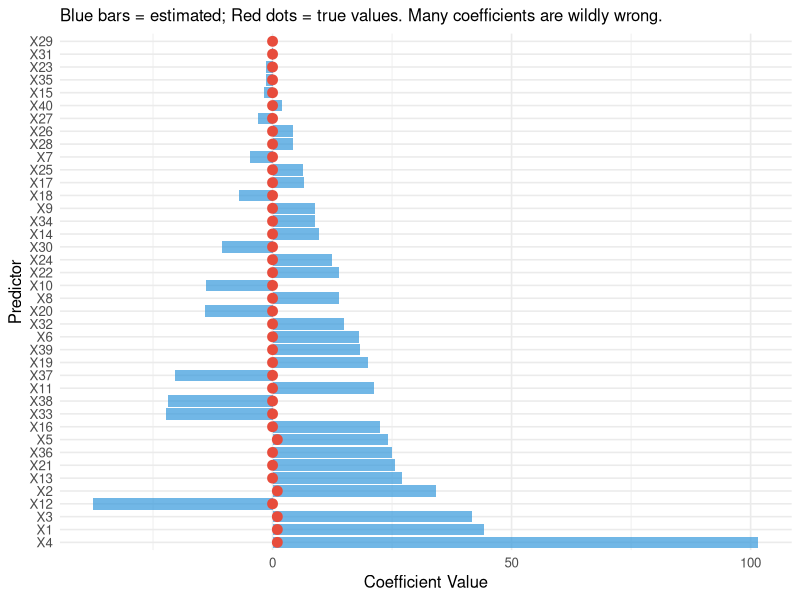
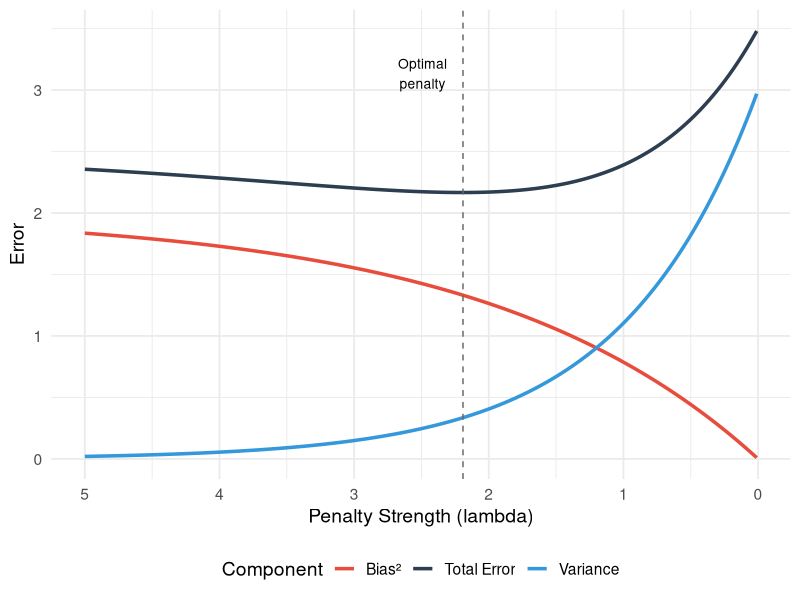
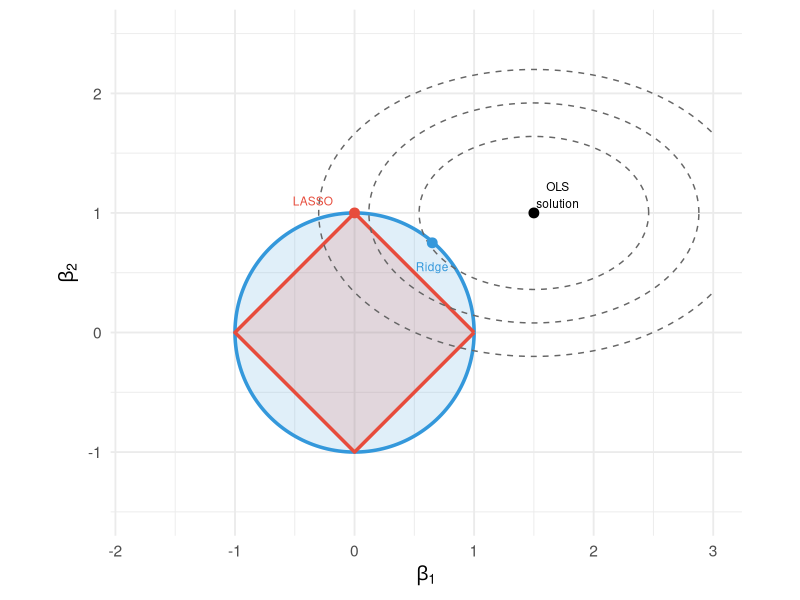
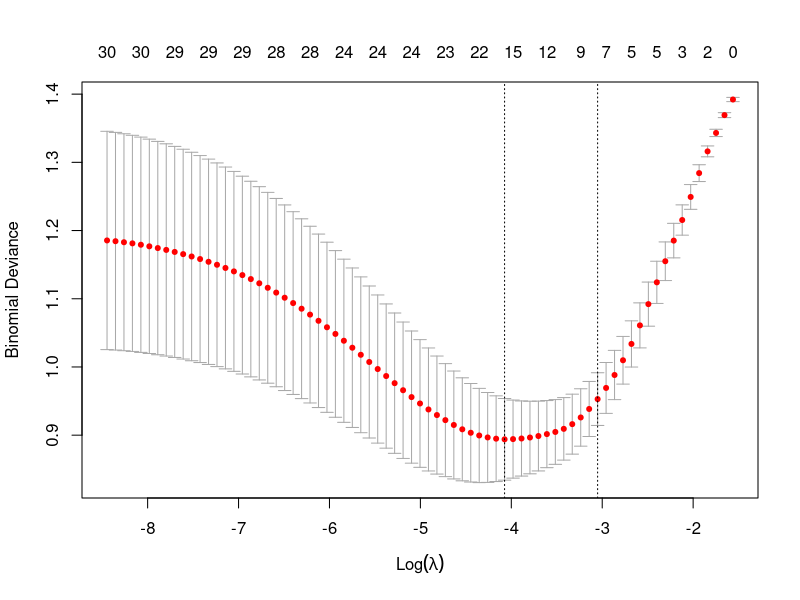
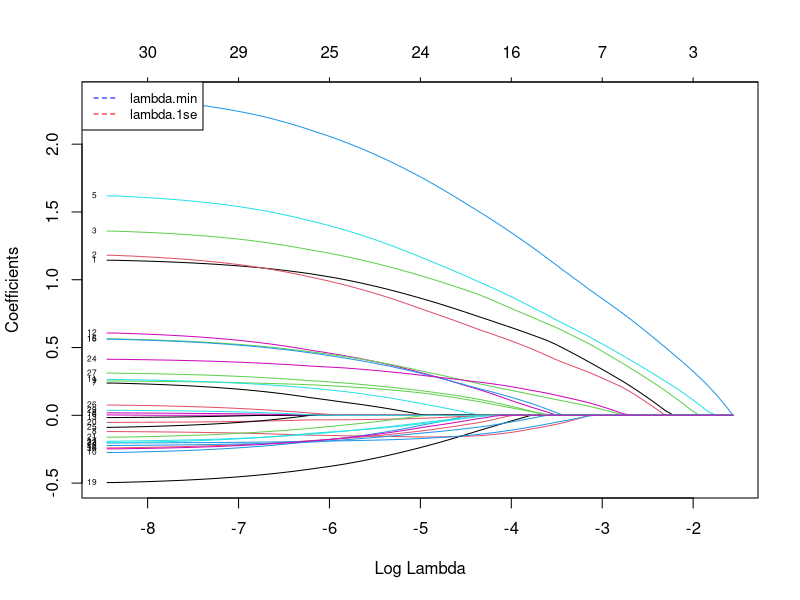
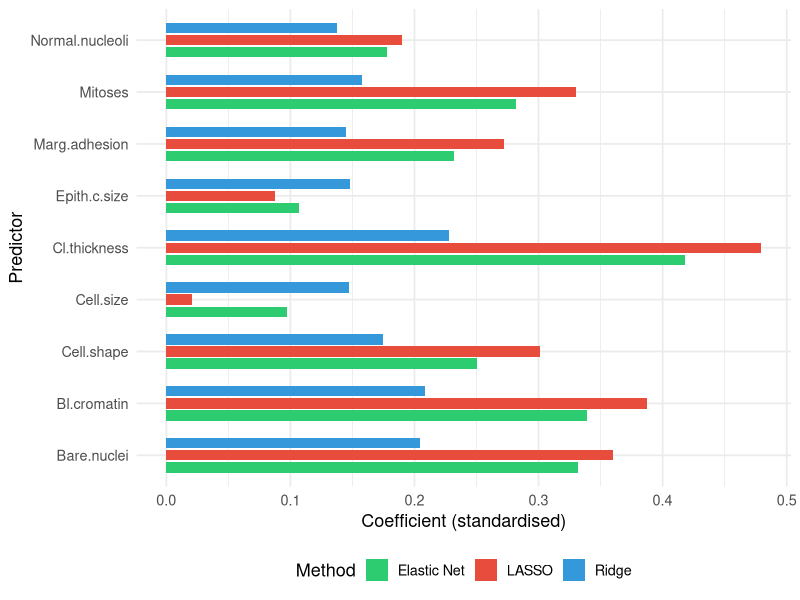
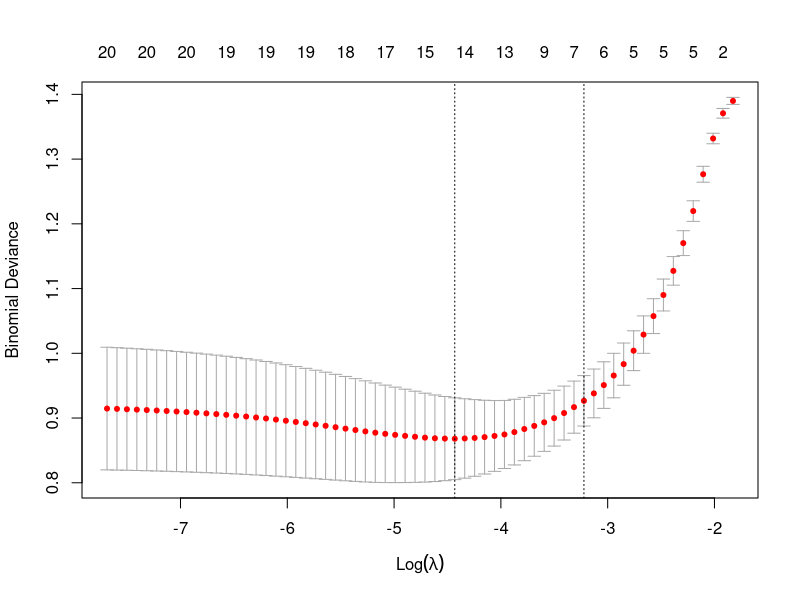

Here is the R script that generated these plots, in order:
## ---- chunk 1
#| label: fig-overfitting-demo
#| fig-cap: "Simulated example: standard logistic regression with 40 predictors and 100 observations. Many coefficients are wildly inflated. True coefficients (most are zero) are shown in red."
#| code-fold: true
#| warning: false
#| message: false

library(ggplot2)

set.seed(42)
n <- 100
p <- 40

# True model: only 5 predictors matter
X <- matrix(rnorm(n * p), n, p)
colnames(X) <- paste0("X", 1:p)
true_beta <- c(rep(1, 5), rep(0, p - 5))
logit_p <- X %*% true_beta
y <- rbinom(n, 1, plogis(logit_p))

# Fit standard logistic regression (suppress warnings about non-convergence)
fit_standard <- suppressWarnings(
  glm(y ~ X, family = binomial())
)

coef_df <- data.frame(
  predictor = paste0("X", 1:p),
  estimated = coef(fit_standard)[-1],  # Remove intercept
  true = true_beta
)

ggplot(coef_df, aes(x = reorder(predictor, -abs(estimated)))) +
  geom_col(aes(y = estimated), fill = "#3498db", alpha = 0.7) +
  geom_point(aes(y = true), colour = "#e74c3c", size = 3) +
  coord_flip() +
  labs(x = "Predictor", y = "Coefficient Value",
       subtitle = "Blue bars = estimated; Red dots = true values. Many coefficients are wildly wrong.") +
  theme_minimal(base_size = 12)
## ---- chunk 2
#| label: fig-bias-variance
#| fig-cap: "The bias-variance tradeoff. As model complexity increases (or penalty decreases), bias decreases but variance increases. The sweet spot minimises total error."
#| code-fold: true
#| warning: false

library(ggplot2)

lambda <- seq(0.01, 5, length.out = 200)
bias2 <- 2 * (1 - exp(-0.5 * lambda))
variance <- 3 * exp(-lambda)
total <- bias2 + variance + 0.5

df_bv <- data.frame(
  lambda = rep(lambda, 3),
  error = c(bias2, variance, total),
  component = rep(c("Bias²", "Variance", "Total Error"), each = length(lambda))
)

ggplot(df_bv, aes(x = lambda, y = error, colour = component)) +
  geom_line(linewidth = 1.2) +
  scale_colour_manual(values = c("Bias²" = "#e74c3c", "Variance" = "#3498db",
                                  "Total Error" = "#2c3e50")) +
  geom_vline(xintercept = lambda[which.min(total)], linetype = "dashed", colour = "grey40") +
  annotate("text", x = lambda[which.min(total)] + 0.3, y = max(total) * 0.9,
           label = "Optimal\npenalty", size = 3.5) +
  labs(x = "Penalty Strength (lambda)", y = "Error",
       colour = "Component") +
  scale_x_reverse() +
  theme_minimal(base_size = 14) +
  theme(legend.position = "bottom")
## ---- chunk 3
#| label: fig-l1-vs-l2-geometry
#| fig-cap: "Geometric comparison of L1 (LASSO, diamond) and L2 (Ridge, circle) constraints. The ellipses are contours of the loss function. The LASSO solution hits the corner of the diamond, setting one coefficient to zero."
#| code-fold: true
#| warning: false

library(ggplot2)

theta <- seq(0, 2 * pi, length.out = 200)

# L2 constraint (circle)
l2_x <- cos(theta)
l2_y <- sin(theta)

# L1 constraint (diamond)
l1_x <- c(1, 0, -1, 0, 1)
l1_y <- c(0, 1, 0, -1, 0)

# Loss function contours (ellipse centered at (1.5, 1))
ellipse_x <- function(a, cx = 1.5, cy = 1) cx + a * 1.2 * cos(theta)
ellipse_y <- function(a, cx = 1.5, cy = 1) cy + a * 0.8 * sin(theta)

plot_df <- rbind(
  data.frame(x = l2_x, y = l2_y, group = "L2 (Ridge)"),
  data.frame(x = l1_x, y = l1_y, group = "L1 (LASSO)")
)

ggplot() +
  # Constraint regions
  geom_polygon(data = data.frame(x = l2_x, y = l2_y),
               aes(x, y), fill = "#3498db", alpha = 0.15) +
  geom_path(data = data.frame(x = l2_x, y = l2_y),
            aes(x, y), colour = "#3498db", linewidth = 1.2) +
  geom_polygon(data = data.frame(x = l1_x, y = l1_y),
               aes(x, y), fill = "#e74c3c", alpha = 0.15) +
  geom_path(data = data.frame(x = l1_x, y = l1_y),
            aes(x, y), colour = "#e74c3c", linewidth = 1.2) +
  # Loss contours
  geom_path(data = data.frame(x = ellipse_x(0.8), y = ellipse_y(0.8)),
            aes(x, y), colour = "grey40", linetype = "dashed") +
  geom_path(data = data.frame(x = ellipse_x(1.15), y = ellipse_y(1.15)),
            aes(x, y), colour = "grey40", linetype = "dashed") +
  geom_path(data = data.frame(x = ellipse_x(1.5), y = ellipse_y(1.5)),
            aes(x, y), colour = "grey40", linetype = "dashed") +
  # OLS solution
  geom_point(aes(x = 1.5, y = 1), size = 3, colour = "black") +
  annotate("text", x = 1.7, y = 1.15, label = "OLS\nsolution", size = 3) +
  # LASSO solution (hits corner)
  geom_point(aes(x = 0, y = 1), size = 3, colour = "#e74c3c") +
  annotate("text", x = -0.35, y = 1.1, label = "LASSO", size = 3, colour = "#e74c3c") +
  # Ridge solution
  geom_point(aes(x = 0.65, y = 0.75), size = 3, colour = "#3498db") +
  annotate("text", x = 0.65, y = 0.55, label = "Ridge", size = 3, colour = "#3498db") +
  coord_fixed() +
  labs(x = expression(beta[1]), y = expression(beta[2])) +
  theme_minimal(base_size = 14) +
  xlim(-1.8, 3) + ylim(-1.5, 2.5)
## ---- chunk 4
#| label: fig-cv-lambda
#| fig-cap: "Cross-validation curve for LASSO. The x-axis is -log(lambda) (so the penalty decreases left to right), the y-axis is cross-validated deviance. Vertical lines mark lambda.1se (left) and lambda.min (right)."
#| code-fold: true
#| warning: false
#| message: false

library(glmnet)

set.seed(42)
n <- 200
p <- 30
X <- matrix(rnorm(n * p), n, p)
true_beta <- c(rep(1.5, 5), rep(0, 25))
y <- rbinom(n, 1, plogis(X %*% true_beta))

cv_fit <- cv.glmnet(X, y, family = "binomial", alpha = 1, nfolds = 10)
plot(cv_fit)
## ---- chunk 5
#| label: fig-regularisation-path
#| fig-cap: "LASSO regularisation path. Each line is one coefficient. As lambda decreases (left to right), more coefficients become non-zero. The five truly non-zero coefficients (shown as they enter the model) are recovered first."
#| code-fold: true
#| warning: false
#| message: false

library(glmnet)

fit_lasso <- glmnet(X, y, family = "binomial", alpha = 1)
# glmnet 5.0 draws this plot on a -log(lambda) axis, so the reference
# lines are placed at -log(lambda.min) and -log(lambda.1se) to match.
plot(fit_lasso, xvar = "lambda", label = TRUE)
abline(v = -log(cv_fit$lambda.min), lty = 2, col = "blue")
abline(v = -log(cv_fit$lambda.1se), lty = 2, col = "red")
legend("topleft", legend = c("lambda.min", "lambda.1se"),
       col = c("blue", "red"), lty = 2, cex = 0.8)
## ---- chunk 6
#| label: breast-cancer-r
#| warning: false
#| message: false

library(glmnet)
library(ggplot2)

# Load the dataset (9 cytological attributes, Original Wisconsin data)
# install.packages("mlbench")
data(BreastCancer, package = "mlbench")

# Prepare the data
bc <- BreastCancer[complete.cases(BreastCancer), ]
bc$diagnosis <- ifelse(bc$Class == "malignant", 1, 0)

# Extract numeric predictors (the 9 cytological attributes, columns 2-10)
X <- as.matrix(apply(bc[, 2:10], 2, as.numeric))
y <- bc$diagnosis

# Fit LASSO with cross-validation
set.seed(42)
cv_lasso <- cv.glmnet(X, y, family = "binomial", alpha = 1, nfolds = 10)

cat("Lambda.min:", round(cv_lasso$lambda.min, 4), "\n")
cat("Lambda.1se:", round(cv_lasso$lambda.1se, 4), "\n\n")

# Coefficients at lambda.1se (sparser model)
coef_1se <- coef(cv_lasso, s = "lambda.1se")
cat("Coefficients at lambda.1se:\n")
print(round(coef_1se[coef_1se[, 1] != 0, , drop = FALSE], 4))

# Coefficients at lambda.min (best predictive model)
coef_min <- coef(cv_lasso, s = "lambda.min")
cat("\nCoefficients at lambda.min:\n")
print(round(coef_min[coef_min[, 1] != 0, , drop = FALSE], 4))

# Compare LASSO, Ridge, and Elastic Net
set.seed(42)
cv_ridge <- cv.glmnet(X, y, family = "binomial", alpha = 0, nfolds = 10)
cv_enet <- cv.glmnet(X, y, family = "binomial", alpha = 0.5, nfolds = 10)

cat("\n--- Cross-Validated Deviance (at lambda.min) ---\n")
cat("Ridge:      ", round(min(cv_ridge$cvm), 4), "\n")
cat("Elastic Net:", round(min(cv_enet$cvm), 4), "\n")
cat("LASSO:      ", round(min(cv_lasso$cvm), 4), "\n")
## ---- chunk 7
#| label: fig-compare-methods
#| fig-cap: "Coefficient estimates from Ridge, Elastic Net, and LASSO for the breast cancer dataset (R). Ridge retains all predictors; LASSO sets some to zero; Elastic Net is intermediate."
#| code-fold: true
#| warning: false
#| message: false

# Extract coefficients at lambda.min for each method
coef_ridge <- as.vector(coef(cv_ridge, s = "lambda.min"))[-1]
coef_enet <- as.vector(coef(cv_enet, s = "lambda.min"))[-1]
coef_lasso <- as.vector(coef(cv_lasso, s = "lambda.min"))[-1]

pred_names <- colnames(X)

comp_df <- data.frame(
  predictor = rep(pred_names, 3),
  coefficient = c(coef_ridge, coef_enet, coef_lasso),
  method = rep(c("Ridge", "Elastic Net", "LASSO"), each = length(pred_names))
)

ggplot(comp_df, aes(x = predictor, y = coefficient, fill = method)) +
  geom_col(position = position_dodge(width = 0.7), width = 0.6) +
  scale_fill_manual(values = c("Ridge" = "#3498db", "Elastic Net" = "#2ecc71",
                                "LASSO" = "#e74c3c")) +
  coord_flip() +
  labs(x = "Predictor", y = "Coefficient (standardised)",
       fill = "Method") +
  theme_minimal(base_size = 13) +
  theme(legend.position = "bottom")
## ---- chunk 8
#| label: r-glmnet-walkthrough
#| warning: false
#| message: false

library(glmnet)

# --- Step 0: Simulated example data (replace with your own) ---
set.seed(42)
n <- 300; p <- 20
X_all <- matrix(rnorm(n * p), n, p)
colnames(X_all) <- paste0("x", 1:p)
true_beta <- c(rep(1.2, 5), rep(0, p - 5))   # only first 5 predictors matter
y_all <- rbinom(n, 1, plogis(X_all %*% true_beta))

# Train/test split (75% / 25%)
train <- sample(seq_len(n), size = 0.75 * n)
X <- X_all[train, ];  y <- y_all[train]
X_test <- X_all[-train, ];  y_test <- y_all[-train]

# --- Step 1: Fit LASSO with cross-validation ---
# alpha = 1 for LASSO, 0 for Ridge, 0-1 for Elastic Net
# family = "gaussian" (linear), "binomial" (logistic), "cox" (survival)
cv_fit <- cv.glmnet(X, y, family = "binomial", alpha = 1, nfolds = 10)

# --- Step 2: Examine the CV curve (deviance vs log lambda) ---
plot(cv_fit)

# --- Step 3: Extract coefficients at the two recommended lambdas ---
cat("Non-zero coefficients at lambda.1se (parsimonious model):\n")
coef_1se <- coef(cv_fit, s = "lambda.1se")
print(round(coef_1se[coef_1se[, 1] != 0, , drop = FALSE], 3))

# --- Step 4: Predict on the held-out test set ---
predictions <- predict(cv_fit, newx = X_test, s = "lambda.min",
                        type = "response")   # predicted probabilities
cat("\nFirst few test-set predicted probabilities:\n")
print(round(head(as.vector(predictions)), 3))

# --- Step 5: Search over alpha for the best Elastic Net mix ---
alphas <- c(0, 0.25, 0.5, 0.75, 1)
min_errors <- sapply(alphas, function(a) {
  min(cv.glmnet(X, y, family = "binomial", alpha = a, nfolds = 10)$cvm)
})
best_alpha <- alphas[which.min(min_errors)]
cat("\nBest alpha (0 = Ridge, 1 = LASSO):", best_alpha, "\n")
